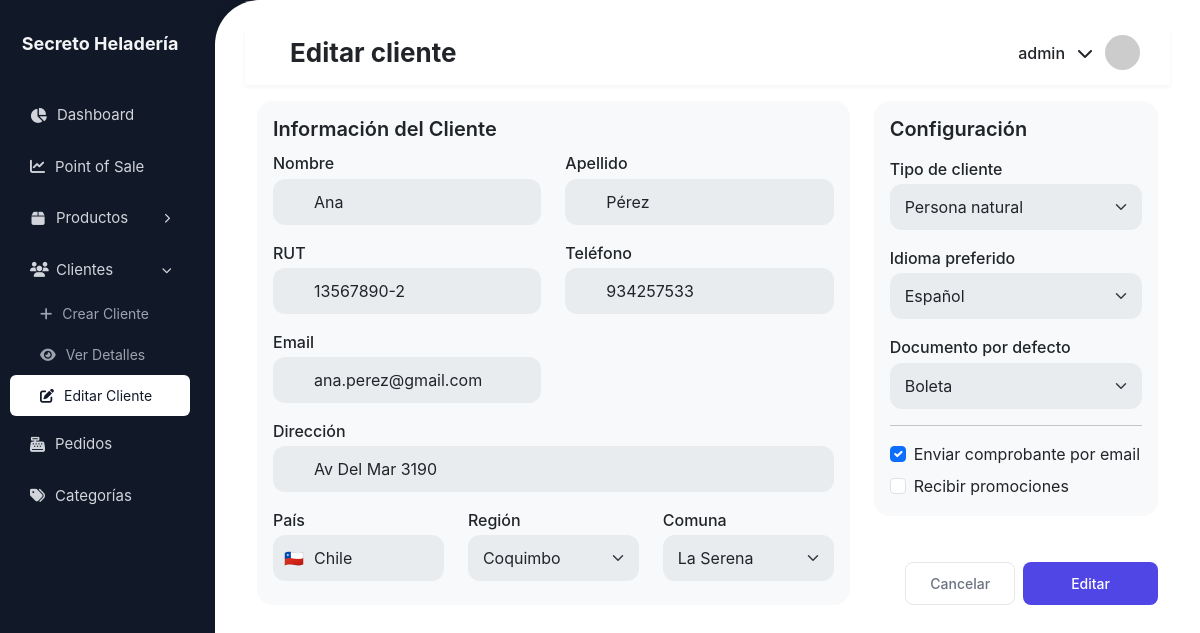
The app's page /heladeria/clientes/editar/1/ (signed in) with its own data.
### heladeria/models.py (models this page shows, shortened)
class Cliente(models.Model):
    TIPO_CLIENTE_CHOICES = [
        ('PERSONA', 'Persona natural'),
        ('EMPRESA', 'Empresa'),
    ]
    IDIOMA_CHOICES = [
        ('es', 'Español'),
        ('en', 'English'),
    ]
    DOCUMENTO_CHOICES = [
        ('BOLETA', 'Boleta'),
        ('FACTURA', 'Factura'),
    ]
    rut = models.CharField(max_length=12, unique=True)
    nombre = models.CharField(max_length=30)
    apellido = models.CharField(max_length=50)
    tipo_cliente = models.CharField(max_length=10, choices=TIPO_CLIENTE_CHOICES, default='PERSONA')
    direccion = models.CharField(max_length=100)
    pais = models.CharField(max_length=50, default='Chile')
    region = models.CharField(max_length=50)
    comuna = models.CharField(max_length=50)
    telefono = models.CharField(max_length=14)
    email = models.EmailField(unique=True)
    idioma_preferido = models.CharField(max_length=5, choices=IDIOMA_CHOICES, default='es')
    documento_preferido = models.CharField(max_length=10, choices=DOCUMENTO_CHOICES, default='BOLETA')
    enviar_comprobante_email = models.BooleanField(default=True)
    recibe_promociones = models.BooleanField(default=False)
    fecha_registro = models.DateTimeField(auto_now_add=True)
    class Meta:
        db_table = 'devices_cliente'

### clientes/views.py (the view)
# urls.py: path('editar/<int:pk>/', views.editar_cliente, name='editar_cliente'),
@login_required
def editar_cliente(request, pk):
    cliente = get_object_or_404(Cliente, pk=pk)
    mensaje = None
    tipo_mensaje = None
    if request.method == 'POST':
        form = ClienteForm(request.POST, instance=cliente)
        if form.is_valid():
            form.save()
            mensaje = "Cliente actualizado correctamente."
            tipo_mensaje = "success"
        else:
            mensaje = "Por favor corrige los errores del formulario."
            tipo_mensaje = "error"
    else:
        form = ClienteForm(instance=cliente)
    from clientes.forms import CHILE_DATA
    regiones_comunas_json = json.dumps(CHILE_DATA["regiones"])
    return render(request, 'clientes/form_cliente.html', {
        'form': form,
        'accion': 'Editar',
        'mensaje': mensaje,
        'tipo_mensaje': tipo_mensaje,
        'regiones_comunas_json': regiones_comunas_json,  # <- nombre consistente con JS
    })

### clientes/templates/clientes/form_cliente.html (shortened to what this page needs)
{% extends 'heladeria/base_generic.html' %}
{% load static %}
{% load icons %}
{% block extra_css %}
<link rel="stylesheet" href="{% static 'clientes/css/cliente_form.css' %}">
{% endblock %}
{% block page_title %}
    {{ accion }} cliente
{% endblock %}
{% block content %}
<div class="container-fluid mt-3">
    <form method="post" novalidate>
        <div class="row g-4">
            <div class="col-lg-8">
                <div class="card soft-card">
                    <div class="card-body">
                        <h5 class="card-title ms-2-5">Información del Cliente</h5>
                        <div class="row">
                            <div class="col-md-6 mb-3">
                                <label class="form-label">Nombre</label>
                                <div class="input-group">
                                    <span class="input-group-text">{% icon "person_icon" %}</span>
                                    {{ form.nombre }}
                                </div>
                            </div>
                            <div class="col-md-6 mb-3">
                                <label class="form-label">Apellido</label>
                                <div class="input-group">
                                    <span class="input-group-text">{% icon "person_icon" %}</span>
                                    {{ form.apellido }}
                                </div>
                            </div>
                            <div class="col-md-6 mb-3">
                                <label class="form-label">RUT</label>
                                <div class="input-group">
                                    <span class="input-group-text">{% icon "id_icon" %}</span>
                                    {{ form.rut }}
                                </div>
                            </div>
                            <div class="col-md-6 mb-3">
                                <label class="form-label">Teléfono</label>
                                <div class="input-group">
                                    <span class="input-group-text">{% icon "phone_icon" %}</span>
                                    {{ form.telefono }}
                                </div>
                            </div>
                            <div class="col-md-6 mb-3">
                                <label class="form-label">Email</label>
                                <div class="input-group">
                                    <span class="input-group-text">{% icon "mail_icon" %}</span>
                                    {{ form.email }}
                                </div>
                            </div>
                            <div class="mb-3">
                                <label class="form-label">Dirección</label>
                                <div class="input-group">
                                    <span class="input-group-text">{% icon "map_icon" %}</span>
                                    {{ form.direccion }}
                                </div>
                            </div>
                        </div>
                        <div class="row">
                            <div class="col-md-4 mb-2">
                                <label class="form-label">País</label>
                                <div class="input-group">
                                    <span class="input-group-text">🇨🇱</span>
                                    <input type="text" class="form-control" value="Chile" disabled>
                                </div>
                            </div>
                            <div class="col-md-4 mb-2">
                                <label class="form-label">Región</label>
                                {{ form.region }}
                            </div>
                            <div class="col-md-4 mb-2">
                                <label class="form-label">Comuna</label>
                                {{ form.comuna }}
                            </div>
                        </div>
                    </div>
                </div>
            </div>
            <div class="col-lg-4 d-flex flex-column">
                <div class="card soft-card">
                    <div class="card-body">
                        <h5 class="card-title mb-3">Configuración</h5>
                        <div class="mb-3">
                            <label class="form-label">Tipo de cliente</label>
                            {{ form.tipo_cliente }}
                        </div>
                        <div class="mb-3">
                            <label class="form-label">Idioma preferido</label>
                            {{ form.idioma_preferido }}
                        </div>
                        <div class="mb-3">
                            <label class="form-label">Documento por defecto</label>
                            {{ form.documento_preferido }}
                        </div>
                        <hr>
                        <div class="form-check mb-2">
                            {{ form.enviar_comprobante_email }}
                            <label class="form-check-label">Enviar comprobante por email</label>
                        </div>
                        <div class="form-check">
                            {{ form.recibe_promociones }}
                            <label class="form-check-label">Recibir promociones</label>
                        </div>
                    </div>
                </div>
                <div class="mt-auto d-flex justify-content-end gap-2 pt-3">
                    <a href="{% url 'lista_clientes' %}" class="btn-action btn-secondary-action px-4">Cancelar</a>
                    <button type="submit" class="btn-action btn-primary-action px-5">{{ accion }}</button>
                </div>
            </div>
        </div>
    </form>
</div>
{% endblock %}

### heladeria/templates/heladeria/base_generic.html (shortened to what this page needs)
{% load static %}
{% load permisos_extras %}
<!DOCTYPE html>
<html lang="es">
<head>
  <link href="https://cdn.jsdelivr.net/npm/bootstrap@5.3.2/dist/css/bootstrap.min.css" rel="stylesheet">
  <link rel="stylesheet" href="https://cdnjs.cloudflare.com/ajax/libs/font-awesome/6.5.0/css/all.min.css">
  {% block extra_css %}{% endblock %}
  <link rel="stylesheet" href="{% static 'heladeria/css/layout.css' %}">
</head>
<body>
  <aside class="sidebar">
    <div class="brand">Secreto Heladería</div>
    <nav class="menu">
      {% if request.user|tiene_grupo:"Admin" %}
      <a href="{% url 'reporte_dashboard' %}"
        class="{% if request.resolver_match.url_name == 'reporte_dashboard' %}active{% endif %}">
          <i class="fa fa-chart-pie"></i> Dashboard
      </a>
      {% endif %}
      <a href="{% url 'pos_home' %}" class="{% if request.resolver_match.url_name == 'pos_home' %}active{% endif %}">
        <i class="fa fa-chart-line"></i> Point of Sale
      </a>
      {% if request.user|tiene_grupo:"Admin" %}
      <div class="menu-group
      ">
        <a href="{% url 'lista_productos' %}"
          class="menu-parent {% if request.resolver_match.url_name == 'lista_productos' %}active{% endif %}">
          <i class="fa fa-box"></i> Productos
          <i class="fa fa-chevron-right arrow"></i>
        </a>
      </div>
      {% endif %}
      <div class="menu-group
          {% if request.resolver_match.url_name in 'lista_clientes crear_cliente editar_cliente detalle_cliente' %}
              open
          {% endif %}
      ">
          <a href="{% url 'lista_clientes' %}"
            class="menu-parent {% if request.resolver_match.url_name == 'lista_clientes' %}active{% endif %}">
              <i class="fa fa-users"></i> Clientes
              <i class="fa fa-chevron-right arrow"></i>
          </a>
          <div class="submenu">
              {% if request.user|tiene_grupo:"Admin" or request.user|tiene_grupo:"Editor" %}
              <a href="{% url 'crear_cliente' %}"
                class="{% if request.resolver_match.url_name == 'crear_cliente' %}active{% endif %}">
                  <i class="fa fa-plus"></i> Crear Cliente
              </a>
              {% endif %}
              {% if request.resolver_match.url_name == 'detalle_cliente' or request.resolver_match.url_name == 'editar_cliente' %}
                  {% if request.resolver_match.kwargs.cliente_id %}
                      {% with cliente_id=request.resolver_match.kwargs.cliente_id %}
                          <a href="{% url 'detalle_cliente' cliente_id %}"
                            class="{% if request.resolver_match.url_name == 'detalle_cliente' %}active{% endif %}">
                              <i class="fa fa-eye"></i> Ver Detalles
                          </a>
                          {% if request.user|tiene_grupo:"Admin" or request.user|tiene_grupo:"Editor" %}
                          <a href="{% url 'editar_cliente' cliente_id %}"
                            class="{% if request.resolver_match.url_name == 'editar_cliente' %}active{% endif %}">
                              <i class="fa fa-edit"></i> Editar Cliente
                          </a>
                          {% endif %}
                      {% endwith %}
                  {% elif request.resolver_match.kwargs.pk %}
                      {% with cliente_id=request.resolver_match.kwargs.pk %}
                          <a href="{% url 'detalle_cliente' cliente_id %}"
                            class="{% if request.resolver_match.url_name == 'detalle_cliente' %}active{% endif %}">
                              <i class="fa fa-eye"></i> Ver Detalles
                          </a>
                          {% if request.user|tiene_grupo:"Admin" or request.user|tiene_grupo:"Editor" %}
                          <a href="{% url 'editar_cliente' cliente_id %}"
                            class="{% if request.resolver_match.url_name == 'editar_cliente' %}active{% endif %}">
                              <i class="fa fa-edit"></i> Editar Cliente
                          </a>
                          {% endif %}
                      {% endwith %}
                  {% endif %}
              {% endif %}
          </div>
      </div>
      <a href="{% url 'lista_ventas' %}" class="{% if request.resolver_match.url_name == 'lista_ventas' %}active{% endif %}">
        <i class="fa fa-cash-register"></i> Pedidos
      </a>
      {% if request.user|tiene_grupo:"Admin" %}
      <a href="{% url 'lista_categorias' %}"
        class="{% if request.resolver_match.url_name == 'lista_categorias' %}active{% endif %}">
          <i class="fa fa-tags"></i> Categorías
      </a>
      {% endif %}
    </nav>
  </aside>
  <div class="main-content">
    <div class="content-box">
      <div class="topbar-background"></div>
      <div class="topbar d-flex justify-content-between align-items-center">
        <div class="d-flex align-items-center gap-3">
          <h2 class="mb-0">{% block page_title %}Página{% endblock %}</h2>
        </div>
        <div class="user user-dropdown">
          <span class="user-name">{{ user.username }}</span>
          <i class="fa fa-chevron-down"></i>
          <img class="user-avatar" src="https://ui-avatars.com/api/?name={{ user.username }}&background=random">
        </div>
      </div>
      {% block content %}{% endblock %}
    </div>
  </div>
</body>
</html>

### records on screen
Cliente: nombre "Ana", apellido "Pérez", rut "13567890-2", telefono "934257533", email "ana.perez@gmail.com", direccion "Av Del Mar 3190", region "Coquimbo", comuna "La Serena", tipo_cliente "Persona natural", idioma_preferido "Español", documento_preferido "Boleta", enviar_comprobante_email "☑"

### other values on screen
{{ accion }} "Editar"
{{ user.username }} "admin"
